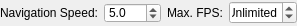
<ui version="4.0" >
 <class>MiscToolBar</class>
 <widget class="QWidget" name="MiscToolBar" >
  <property name="geometry" >
   <rect>
    <x>0</x>
    <y>0</y>
    <width>297</width>
    <height>26</height>
   </rect>
  </property>
  <property name="windowTitle" >
   <string>Form</string>
  </property>
  <layout class="QHBoxLayout" >
   <property name="leftMargin" >
    <number>0</number>
   </property>
   <property name="topMargin" >
    <number>0</number>
   </property>
   <property name="rightMargin" >
    <number>0</number>
   </property>
   <property name="bottomMargin" >
    <number>0</number>
   </property>
   <item>
    <widget class="QLabel" name="label" >
     <property name="text" >
      <string>Navigation Speed:</string>
     </property>
    </widget>
   </item>
   <item>
    <widget class="QDoubleSpinBox" name="m_navigationSpeed" >
     <property name="maximumSize" >
      <size>
       <width>16777215</width>
       <height>20</height>
      </size>
     </property>
     <property name="statusTip" >
      <string>Specifies the strength of mouse and key movements within the scene</string>
     </property>
     <property name="accelerated" >
      <bool>true</bool>
     </property>
     <property name="decimals" >
      <number>1</number>
     </property>
     <property name="minimum" >
      <double>0.100000000000000</double>
     </property>
     <property name="maximum" >
      <double>100.000000000000000</double>
     </property>
     <property name="singleStep" >
      <double>0.500000000000000</double>
     </property>
     <property name="value" >
      <double>5.000000000000000</double>
     </property>
    </widget>
   </item>
   <item>
    <widget class="QLabel" name="label_2" >
     <property name="text" >
      <string>Max. FPS:</string>
     </property>
    </widget>
   </item>
   <item>
    <widget class="QSpinBox" name="m_fpsSettings" >
     <property name="sizePolicy" >
      <sizepolicy vsizetype="Fixed" hsizetype="Preferred" >
       <horstretch>0</horstretch>
       <verstretch>0</verstretch>
      </sizepolicy>
     </property>
     <property name="minimumSize" >
      <size>
       <width>67</width>
       <height>0</height>
      </size>
     </property>
     <property name="statusTip" >
      <string>Sets the timer intervalls for the rendering</string>
     </property>
     <property name="wrapping" >
      <bool>true</bool>
     </property>
     <property name="specialValueText" >
      <string>Unlimited</string>
     </property>
     <property name="accelerated" >
      <bool>true</bool>
     </property>
     <property name="maximum" >
      <number>100</number>
     </property>
    </widget>
   </item>
   <item>
    <spacer>
     <property name="orientation" >
      <enum>Qt::Horizontal</enum>
     </property>
     <property name="sizeHint" >
      <size>
       <width>0</width>
       <height>22</height>
      </size>
     </property>
    </spacer>
   </item>
  </layout>
 </widget>
 <resources/>
 <connections/>
</ui>
